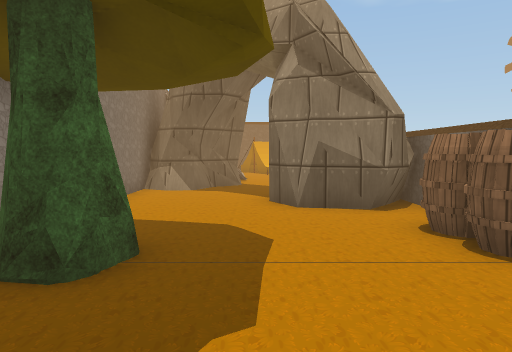
[1] (above)

20 first-person views from a walk through a scene from a Unity 3-D project. The camera is 1.2 m above the floor, tilts 4° down and sees 70° across. The floor is counted in squares, 1 m on a side. Each view is taken from the middle of a square. On the plan, view 1 faces up. The plan holds only what a view shows up to about 15 squares ahead; the rest is blank. The place goes on beyond the plan. Some surface patterns are stand-ins.

[2]
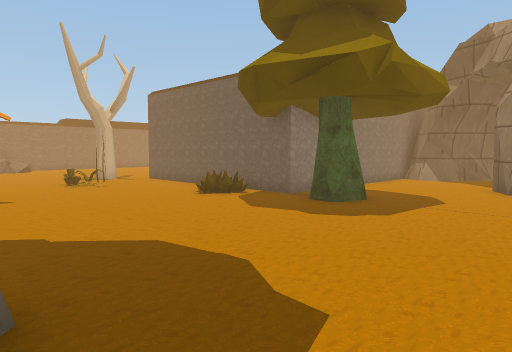

[3]
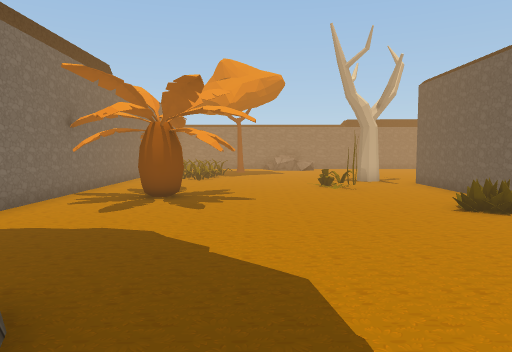

[4]
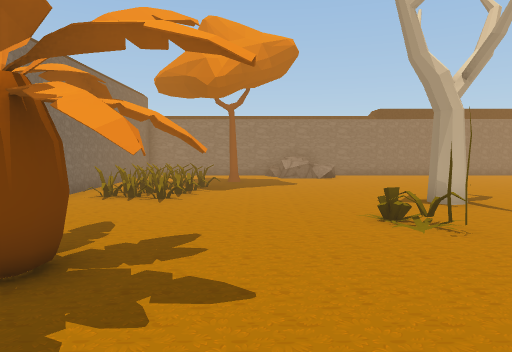

[5]
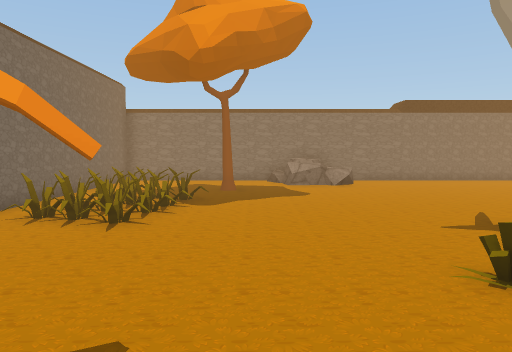

[6]
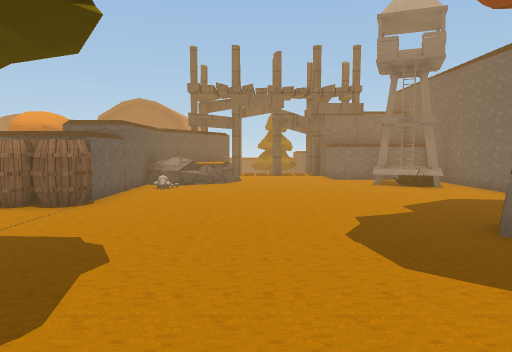

[7]
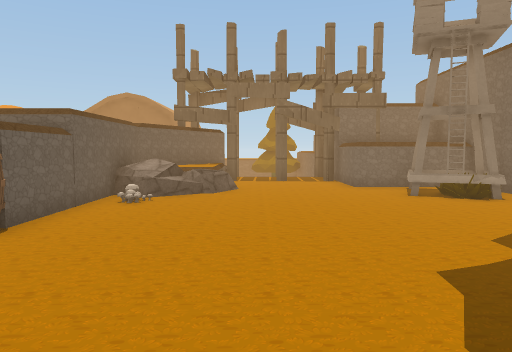

[8]
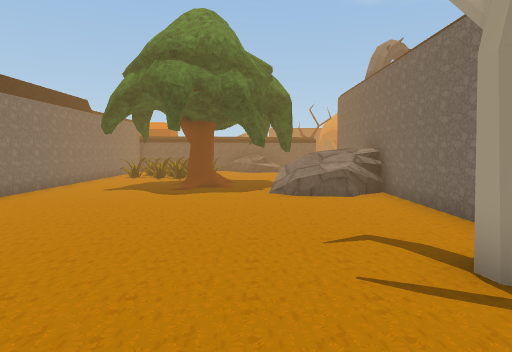

[9]
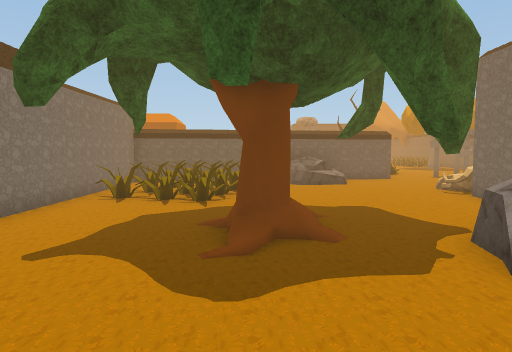

[10]
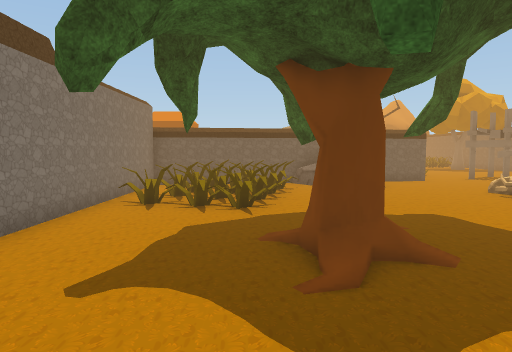

[11]
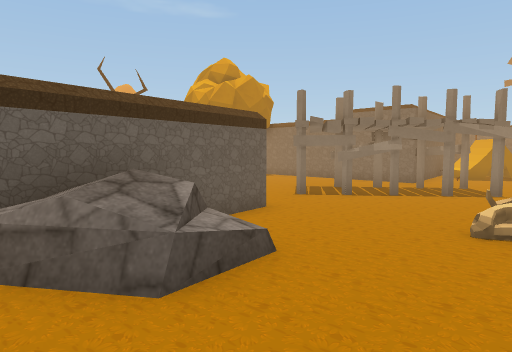

[12]
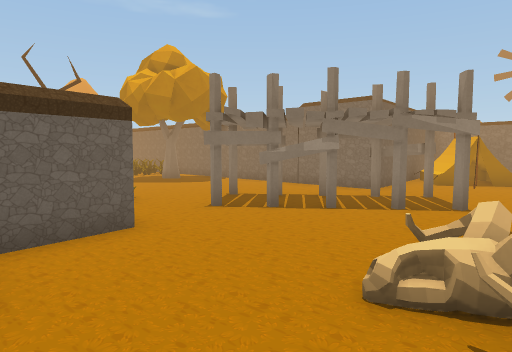

[13]
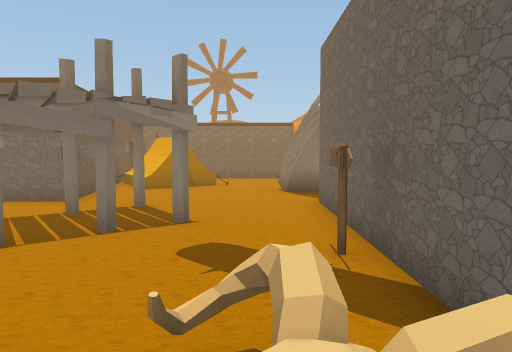

[14]
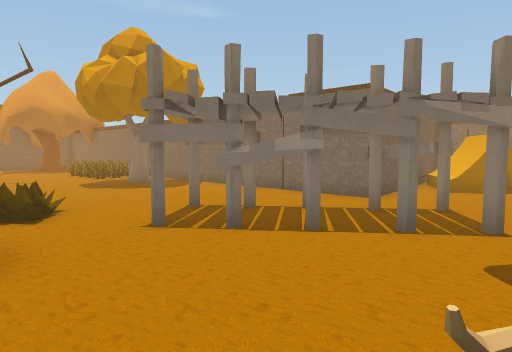

[15]
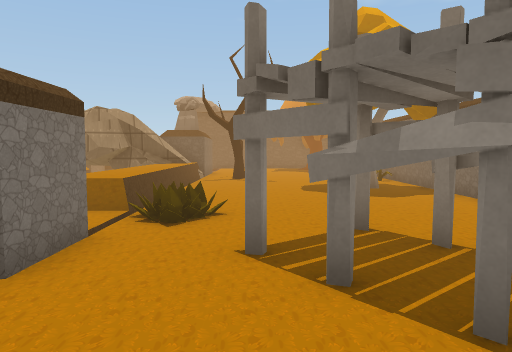

[16]
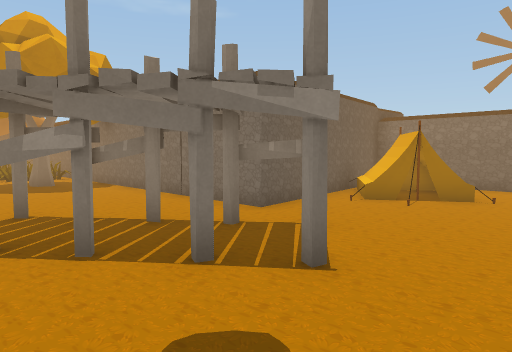

[17]
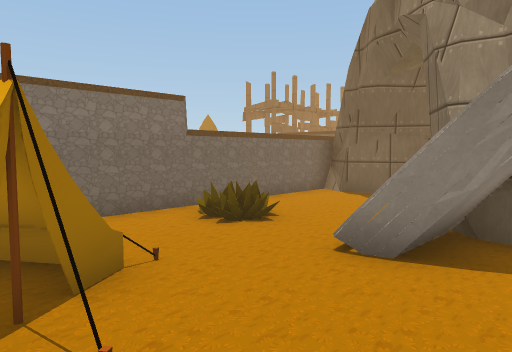

[18]
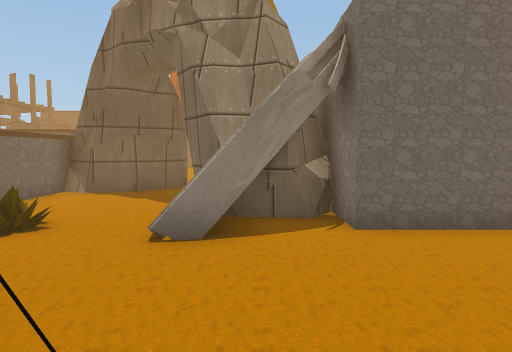

[19]
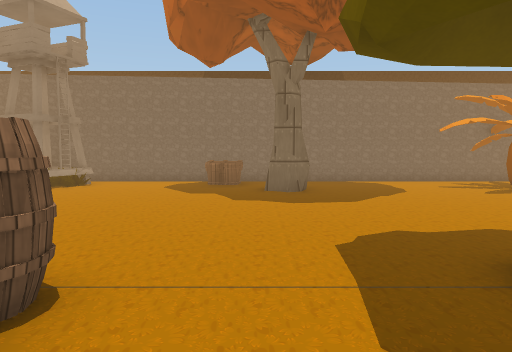

[20]
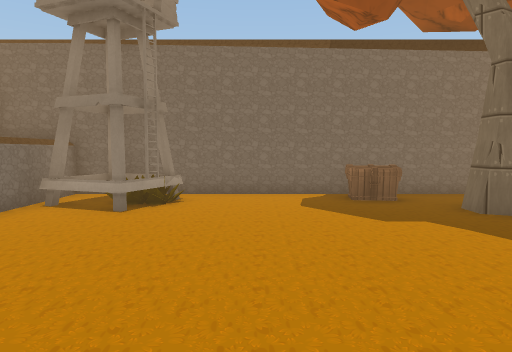

### Floor plan
Key: @ floor where view 1 was taken; # wall or solid block; . main floor; : floor 0.25 m higher than the main floor; + floor 0.5 m higher than the main floor; * floor 0.75 m higher than the main floor; / step, stairs or slope; = window, fence, low wall or low ledge; ^ raised ledge; O other object.
Columns run from 22 left of view 1 to 12 right of it. Each row starts with its distance up from view 1.
 32           ^.....O O#
 31           ^........#
 30           ^......O.#
 29           ^ .......#
 28           ^ .......#
 27           ^ .......#
 26           ^ .......#
 25           ^OO......#
 24           ..O......#
 23           #....O...#
 22           #..OO.O..########
 21     ##^^^##...O..O.....OO #
 20 #####.O  ......O.O....OOO #
 19 #..OO.//:......O..O...OO..#
 18 #.O  O..........O.........#
 17 #.OOO......OO.............#
 16 #..OO......O..O.....OO..O.#
 15 #.OOO......########OOO..O.^
 14 #......O...#      ####....^
 13 #....O.....#      ####....^
 12 #..O.O..O.O#      ###.....^
 11 #....O..O =#      ###.....^
 10 #......O*  #      #....###^
  9 #.......+OO#      #....###^
  8 #..........#      #....###^
  7 #..........#       .....##^
  6 #..........#        .....O^
  5 #..........#      # .....OO
  4 #..........########OO....OO^####^^
  3 #.........O.....OO..........OOOO ^^
  2 #........OO......O............OO+*
  1 O=O.........O#.................O...
  0 ##O.........O.........@............
 -1 # .................................
 -2 #..................................
 -3 #...O.........OO.................^^
 -4 #.....OOOO....OO......#.......O.^ ^
 -5 #.....OOOO...OOO.............OOOO ^
 -6 #...  ..O......O........OO...OOO^ ^
 -7 ###################################

Where each view was taken, in squares from view 1:
view 1: 0 up, 0 right, facing up
view 2: 4 down, 3 right, facing up-left
view 3: 2 down, 2 right, facing left
view 4: 2 down, 4 left, facing left
view 5: 2 down, 7 left, facing left
view 6: 0 up, 5 left, facing right
view 7: 0 up, 2 left, facing right
view 8: 1 down, 15 left, facing up
view 9: 6 up, 17 left, facing up
view 10: 7 up, 18 left, facing up
view 11: 16 up, 17 left, facing up-right
view 12: 16 up, 14 left, facing up-right
view 13: 17 up, 12 left, facing right
view 14: 17 up, 12 left, facing up-right
view 15: 18 up, 9 left, facing up
view 16: 16 up, 9 left, facing up-right
view 17: 20 up, 3 left, facing down-right
view 18: 21 up, 2 left, facing down
view 19: 7 up, 1 right, facing down
view 20: 3 up, 5 right, facing down
